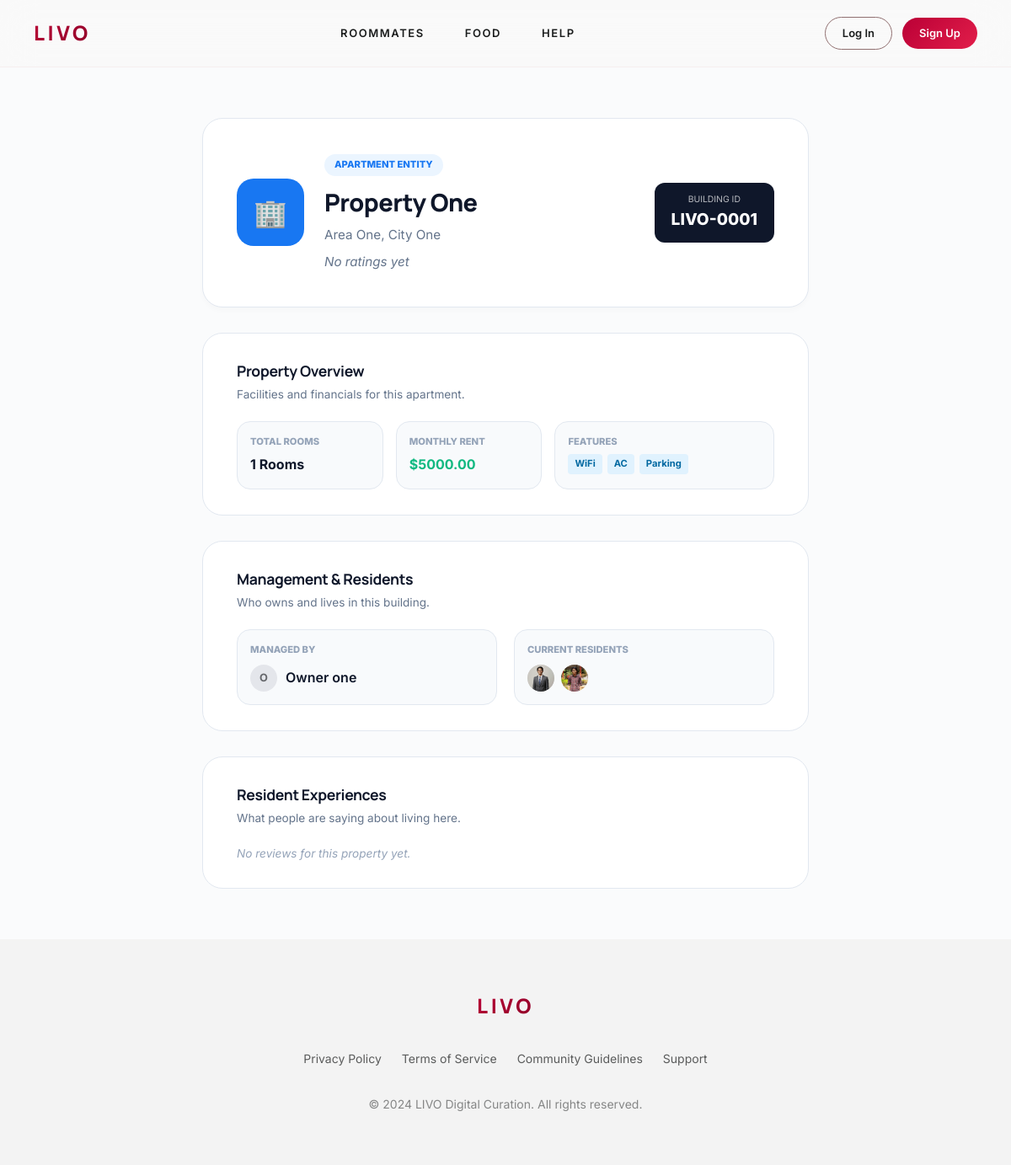
The page /apartments/profile/1/ on the database as committed earlier.
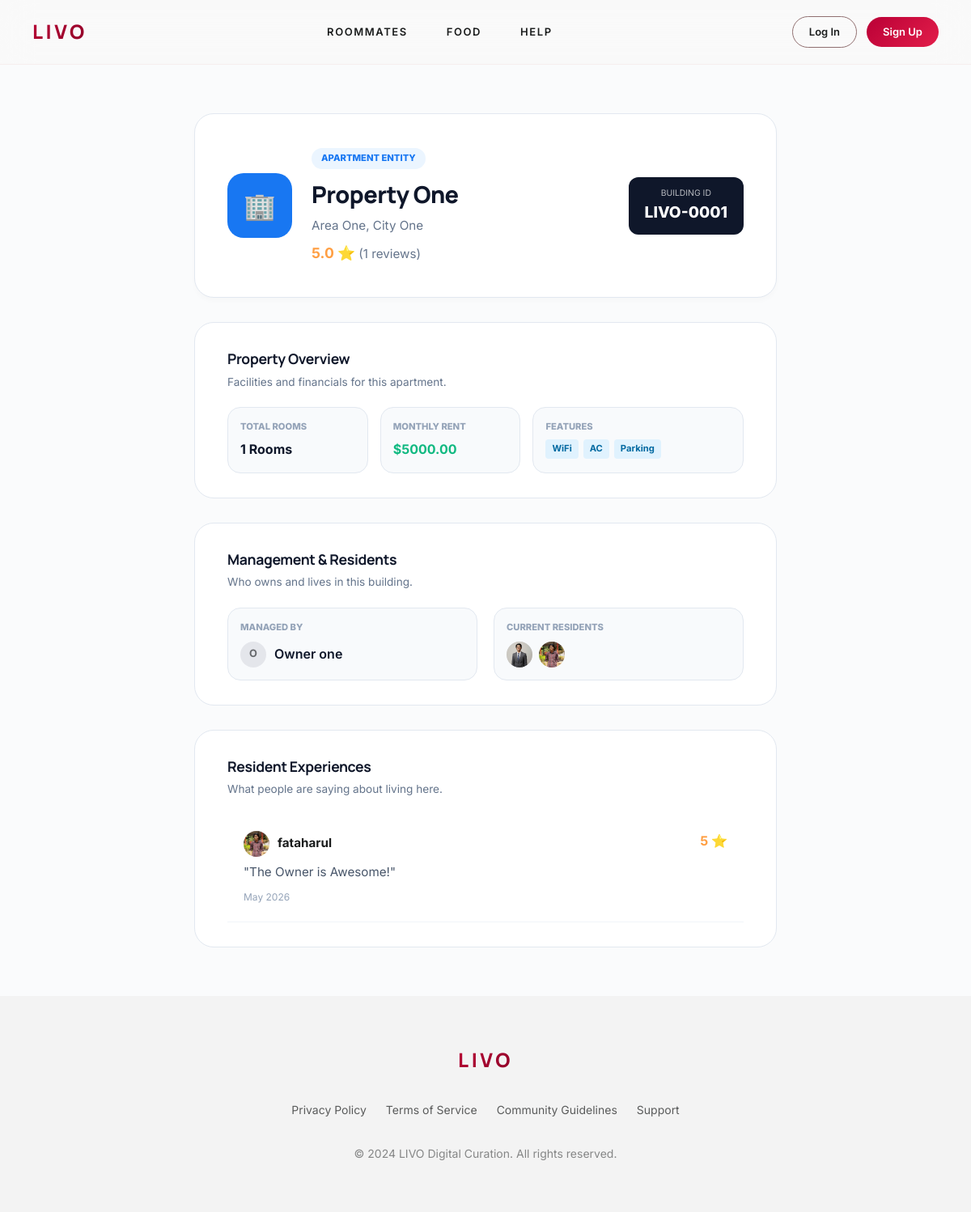
The same page on the database as committed later.
### apartments/models.py (models this page shows, shortened)
class Apartment(models.Model):
    name = models.CharField(max_length=200, help_text="Example: Green Valley Apartment, Unit 4B")
    address = models.TextField()
    city = models.CharField(max_length=100)
    area = models.CharField(max_length=100, default="", help_text="e.g. Manhattan, Gulshan, or Downtown")
    rent_amount = models.DecimalField(max_digits=10, decimal_places=2, help_text="Total rent for the apartment", validators=[MinValueValidator(0)])
    total_rooms = models.IntegerField(default=1, validators=[MinValueValidator(1)])
    has_wifi = models.BooleanField(default=False)
    has_parking = models.BooleanField(default=False)
    has_ac = models.BooleanField(default=False)
    owner = models.ForeignKey(User, on_delete=models.CASCADE, related_name='owned_apartments', null=True, blank=True)
    created_at = models.DateTimeField(auto_now_add=True)
    updated_at = models.DateTimeField(auto_now=True)

class ResidentRecord(models.Model):
    resident = models.ForeignKey(User, on_delete=models.CASCADE, related_name='residencies')
    apartment = models.ForeignKey(Apartment, on_delete=models.CASCADE, related_name='residents')
    start_date = models.DateField(auto_now_add=True)
    is_active = models.BooleanField(default=True)
    class Meta:
        verbose_name = "Resident Record"
        verbose_name_plural = "Resident Records"
        unique_together = ('resident', 'apartment', 'is_active')

### users/models.py (models this page shows, shortened)
class User(AbstractUser):
    ROLE_CHOICES = [
        ('ROOMMATE', 'Roommate'),
        ('HOUSE_OWNER', 'House Owner'),
        ('HOUSE_HELP', 'House Help'),
        ('VENDOR', 'Vendor'),
    ]
    GENDER_CHOICES = [
        ('MALE', 'Male'),
        ('FEMALE', 'Female'),
        ('OTHER', 'Other'),
    ]
    first_name = models.CharField(max_length=100)
    last_name = models.CharField(max_length=100)
    email = models.EmailField(unique=True)
    contact_link = models.URLField(blank=True, null=True)
    profile_image = models.ImageField(upload_to='profile_images/', blank=True, null=True)
    phone = models.CharField(max_length=15, blank=True)
    gender = models.CharField(max_length=10, choices=GENDER_CHOICES, blank=True)
    role = models.CharField(max_length=20, choices=ROLE_CHOICES)
    verification_status = models.BooleanField(default=False)
    created_at = models.DateTimeField(auto_now_add=True)
    updated_at = models.DateTimeField(auto_now=True)

### reviews/models.py (models this page shows, shortened)
class Review(models.Model):
    RATING_CHOICES = [
        (1, '1 Star'),
        (2, '2 Stars'),
        (3, '3 Stars'),
        (4, '4 Stars'),
        (5, '5 Stars'),
    ]
    reviewer = models.ForeignKey(User, on_delete=models.CASCADE, related_name='reviews_given')
    reviewed_user = models.ForeignKey(User, on_delete=models.CASCADE, related_name='received_reviews', null=True, blank=True)
    reviewed_apartment = models.ForeignKey(Apartment, on_delete=models.CASCADE, related_name='reviews', null=True, blank=True)
    rating = models.IntegerField(choices=RATING_CHOICES, default=5)
    comment = models.TextField()
    created_at = models.DateTimeField(auto_now_add=True)
    updated_at = models.DateTimeField(auto_now=True)

### apartments/views.py (the view)
# urls.py: path('profile/<int:apartment_id>/', views.apartment_profile, name='apartment_profile'),
def apartment_profile(request, apartment_id):
    apartment = get_object_or_404(Apartment, id=apartment_id)
    reviews = apartment.reviews.all().order_by('-created_at')
    avg_rating = reviews.aggregate(Avg('rating'))['rating__avg']
    residents = ResidentRecord.objects.filter(apartment=apartment, is_active=True).select_related('resident')
    context = {
        'apartment': apartment,
        'reviews': reviews,
        'avg_rating': round(avg_rating, 1) if avg_rating else None,
        'residents': residents,
    }
    return render(request, 'apartments/apartment_profile.html', context)

### templates/apartments/apartment_profile.html (shortened to what this page needs)
{% extends 'base.html' %}
{% load static %}
{% block content %}
<div class="profile-page apartment-theme">
    <div class="container small-container">
        <div class="profile-header-card">
            <div class="profile-main">
                <div class="profile-photo-wrapper">
                    <div class="profile-photo-fallback" style="background: #1877f2;">
                        <span>🏢</span>
                    </div>
                </div>
                <div class="profile-details">
                    <span class="role-badge">Apartment Entity</span>
                    <h1>{{ apartment.name }}</h1>
                    <p class="user-meta">{{ apartment.area }}, {{ apartment.city }}</p>
                    <p class="user-meta" style="margin-top: 8px;">
                        {% if avg_rating %}
                            <strong style="color: #ff9f43; font-size: 1.1rem;">{{ avg_rating }} ⭐</strong> ({{ reviews.count }} reviews)
                        {% else %}
                            <span style="color: #64748b; font-style: italic;">No ratings yet</span>
                        {% endif %}
                    </p>
                </div>
            </div>
            <div class="profile-actions">
                <div class="building-id-badge" style="background: #0f172a; color: white; padding: 12px 20px; border-radius: 12px; text-align: center;">
                    <span style="font-size: 0.65rem; text-transform: uppercase; display: block; opacity: 0.7;">Building ID</span>
                    <span style="font-size: 1.2rem; font-weight: 800;">LIVO-{{ apartment.id|stringformat:"04d" }}</span>
                </div>
            </div>
        </div>
        <div class="data-section mt-30">
            <div class="section-top">
                <h3>Property Overview</h3>
                <p>Facilities and financials for this apartment.</p>
            </div>
            <div class="status-grid">
                <div class="status-item">
                    <span class="status-label">Total Rooms</span>
                    <span class="status-value">{{ apartment.total_rooms }} Rooms</span>
                </div>
                <div class="status-item">
                    <span class="status-label">Monthly Rent</span>
                    <span class="status-value highlight">${{ apartment.rent_amount }}</span>
                </div>
                <div class="status-item">
                    <span class="status-label">Features</span>
                    <div class="tag-list" style="margin-top: 5px;">
                        {% if apartment.has_wifi %}<span class="livo-tag mini">WiFi</span>{% endif %}
                        {% if apartment.has_ac %}<span class="livo-tag mini">AC</span>{% endif %}
                        {% if apartment.has_parking %}<span class="livo-tag mini">Parking</span>{% endif %}
                    </div>
                </div>
            </div>
        </div>
        <div class="data-section mt-30">
            <div class="section-top">
                <h3>Management & Residents</h3>
                <p>Who owns and lives in this building.</p>
            </div>
            <div class="people-grid" style="display: grid; grid-template-columns: 1fr 1fr; gap: 20px;">
                <div class="mini-person-card">
                    <span class="status-label">Managed By</span>
                    {% if apartment.owner %}
                        <a href="{% url 'public_profile' apartment.owner.id %}" class="person-link">
                            <div class="circle mini">
                                {% if apartment.owner.profile_image %}
                                    <img src="{{ apartment.owner.profile_image.url }}" alt="{{ apartment.owner.username }}">
                                {% else %}
                                    <div class="avatar-placeholder">{{ apartment.owner.first_name|first|upper }}</div>
                                {% endif %}
                            </div>
                            <span>{{ apartment.owner.get_full_name|default:apartment.owner.username }}</span>
                        </a>
                    {% else %}
                        <p class="empty-text">No owner registered</p>
                    {% endif %}
                </div>
                <div class="mini-person-card">
                    <span class="status-label">Current Residents</span>
                    <div class="resident-avatars" style="display: flex; gap: 8px; margin-top: 8px;">
                        {% for record in residents %}
                            <a href="{% url 'public_profile' record.resident.id %}" title="{{ record.resident.username }}">
                                <div class="circle mini">
                                    {% if record.resident.profile_image %}
                                        <img src="{{ record.resident.profile_image.url }}" alt="{{ record.resident.username }}">
                                    {% else %}
                                        <div class="avatar-placeholder">{{ record.resident.first_name|first|upper }}</div>
                                    {% endif %}
                                </div>
                            </a>
                        {% empty %}
                            <p class="empty-text">No active residents</p>
                        {% endfor %}
                    </div>
                </div>
            </div>
        </div>
        <div class="data-section mt-30">
            <div class="section-top">
                <h3>Resident Experiences</h3>
                <p>What people are saying about living here.</p>
            </div>
            <div class="reviews-list">
                {% for review in reviews %}
                    <div class="review-item" style="padding: 20px; border-bottom: 1px solid #f1f5f9;">
                        <div style="display: flex; justify-content: space-between; margin-bottom: 8px;">
                            <div style="display: flex; align-items: center; gap: 10px;">
                                <div class="circle mini">
                                    {% if review.reviewer.profile_image %}
                                        <img src="{{ review.reviewer.profile_image.url }}" alt="{{ review.reviewer.username }}">
                                    {% else %}
                                        <div class="avatar-placeholder">{{ review.reviewer.first_name|first|upper }}</div>
                                    {% endif %}
                                </div>
                                <strong style="font-size: 0.95rem;">{{ review.reviewer.username }}</strong>
                            </div>
                            <span style="color: #ff9f43; font-weight: 700;">{{ review.rating }} ⭐</span>
                        </div>
                        <p style="color: #475569; font-size: 0.95rem; line-height: 1.5; margin: 0;">"{{ review.comment }}"</p>
                        <span style="display: block; font-size: 0.75rem; color: #94a3b8; margin-top: 10px;">{{ review.created_at|date:"F Y" }}</span>
                    </div>
                {% empty %}
                    <p class="empty-text">No reviews for this property yet.</p>
                {% endfor %}
            </div>
        </div>
    </div>
</div>
{% endblock %}

### templates/base.html (shortened to what this page needs)
{% load static %}
<!DOCTYPE html>
<html lang="en">
<head>
    <link rel="stylesheet" href="{% static 'css/variables.css' %}">
    <link rel="stylesheet" href="{% static 'css/style.css' %}">
</head>
<body>
    <header class="header">
        <div class="container nav">
            <a href="/" class="logo">LIVO</a>
            <nav class="nav-links">
                <a href="{% url 'feed' 'ROOM' %}">Roommates</a>
                <a href="{% url 'feed' 'FOOD' %}">Food</a>
                <a href="{% url 'feed' 'HELP' %}">Help</a>
            </nav>
            <div class="nav-actions">
                {% if user.is_authenticated %}
                <a href="{% url 'dashboard' %}" class="nav-profile" title="My Dashboard">
                    {% if user.profile_image %}
                    <img src="{{ user.profile_image.url }}" alt="{{ user.username }}" class="nav-avatar">
                    {% else %}
                    <div class="nav-avatar-fallback">
                        <span>{{ user.first_name|first|default:user.username|first|upper }}</span>
                    </div>
                    {% endif %}
                </a>
                <a href="{% url 'logout' %}" class="btn btn-secondary btn-sm">Log Out</a>
                {% else %}
                <a href="{% url 'login' %}" class="btn btn-secondary btn-sm">Log In</a>
                <a href="{% url 'signup' %}" class="btn btn-primary btn-sm">Sign Up</a>
                {% endif %}
            </div>
        </div>
    </header>
    <main>
        {% block content %}{% endblock %}
    </main>
    <footer class="section surface-nest" style="padding: 60px 0;">
        <div class="container"
            style="display: flex; flex-direction: column; align-items: center; text-align: center; gap: 32px;">
            <div class="logo">LIVO</div>
            <div class="footer-links" style="display: flex; gap: 24px; font-size: 14px; opacity: 0.7;">
                <a href="#">Privacy Policy</a>
                <a href="#">Terms of Service</a>
                <a href="#">Community Guidelines</a>
                <a href="#">Support</a>
            </div>
            <p style="font-size: 14px; opacity: 0.5;">&copy; 2024 LIVO Digital Curation. All rights reserved.</p>
        </div>
    </footer>
</body>
</html>

### static/css/variables.css (style rules this page uses)
:root { --livo-red: #BA0036; --livo-red-deep: #8E0027; --livo-red-container: #E21E4A; --surface: #F9F9F9; --surface-low: #F3F3F3; --surface-lowest: #FFFFFF; --surface-high: #E8E8E8; --surface-highest: #E2E2E2; --on-surface: #1A1C1C; --secondary: #5F5E5E; --outline: #906F70; --outline-variant: rgba(229, 189, 190, 0.2); --radius-lg: 16px; --radius-xl: 24px; --radius-full: 9999px; --spacing-unit: 8px; --section-gap: 80px; --glass-bg: rgba(249, 249, 249, 0.7); --glass-blur: 20px; }

### static/css/style.css (style rules this page uses)
* { margin: 0; padding: 0; box-sizing: border-box; }
body { font-family: 'Inter', sans-serif; background-color: var(--surface); color: var(--on-surface); line-height: 1.6; -webkit-font-smoothing: antialiased; }
h1, h2, h3, .editorial-title { font-family: 'Manrope', sans-serif; letter-spacing: -0.02em; font-weight: 600; }
a { text-decoration: none; color: inherit; transition: opacity 0.2s ease; }
.container { max-width: 1300px; margin: 0 auto; padding: 0 40px; }
.section { padding: var(--section-gap) 0; }
.surface-nest { background-color: var(--surface-low); }
.header { position: sticky; top: 0; z-index: 1000; background: var(--glass-bg); backdrop-filter: blur(var(--glass-blur)); -webkit-backdrop-filter: blur(var(--glass-blur)); height: 80px; max-height: 80px; overflow: hidden; display: flex; align-items: center; border-bottom: 1px solid var(--outline-variant); transition: all 0.3s ease; }
.nav { display: flex; justify-content: space-between; align-items: center; width: 100%; flex-wrap: nowrap; gap: 16px; }
.logo { font-family: 'Manrope', sans-serif; font-size: 24px; font-weight: 800; background: linear-gradient(135deg, var(--livo-red), var(--livo-red-deep)); -webkit-background-clip: text; -webkit-text-fill-color: transparent; text-transform: uppercase; letter-spacing: 0.15em; transition: transform 0.3s ease; display: inline-block; }
.nav-links { display: flex; gap: 48px; }
.nav-links a { font-size: 13px; font-weight: 600; text-transform: uppercase; letter-spacing: 0.12em; position: relative; padding: 4px 0; color: var(--on-surface); transition: color 0.3s ease; }
.nav-links a::after { content: ''; position: absolute; bottom: -4px; left: 50%; width: 0; height: 2px; background-color: var(--livo-red); transition: all 0.3s ease; transform: translateX(-50%); }
.btn { display: inline-flex; align-items: center; justify-content: center; padding: 16px 32px; border-radius: var(--radius-full); font-weight: 600; cursor: pointer; transition: all 0.2s cubic-bezier(0.4, 0, 0.2, 1); border: none; font-family: 'Inter', sans-serif; font-size: 16px; }
.btn-sm { padding: 10px 24px; font-size: 14px; }
.btn-primary { background: linear-gradient(135deg, var(--livo-red), var(--livo-red-container)); color: white; }
.btn-secondary { background: transparent; border: 1px solid var(--outline); color: var(--on-surface); }
.nav-actions { display: flex; align-items: center; gap: 12px; flex-wrap: nowrap; flex-shrink: 0; }
.nav-actions .btn { white-space: nowrap; flex-shrink: 0; padding: 8px 20px; font-size: 13px; }

Rows that differ between the two databases and show on the page:
added Review: reviewer.profile_image (picture), reviewer.username "fataharul", rating "5", comment "The Owner is Awesome!", created_at "May 2026"
Other text that changed with them:
{{ avg_rating }}: (not shown) → "5.0"
{{ reviews.count }}: (not shown) → "1"
text no longer shown: "No ratings yet No reviews for this property yet."
text now shown: "⭐ ( reviews)"
